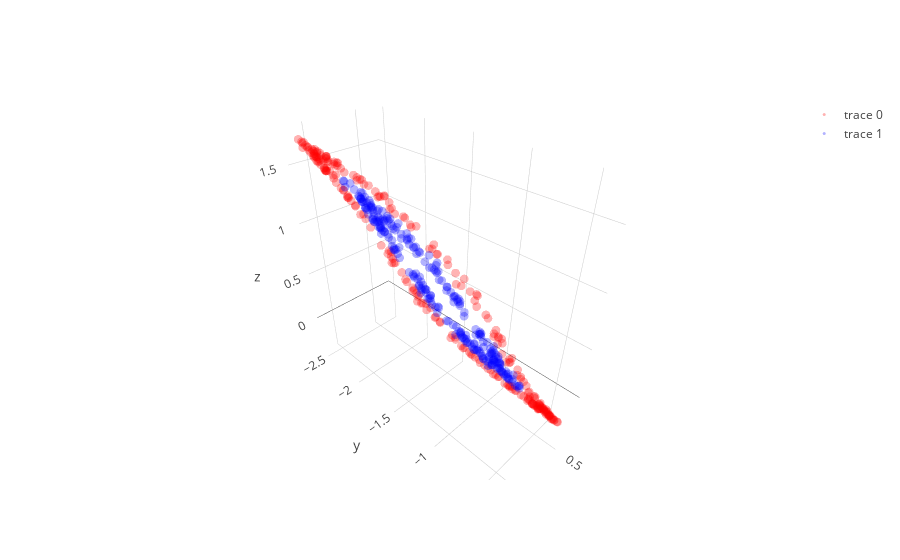
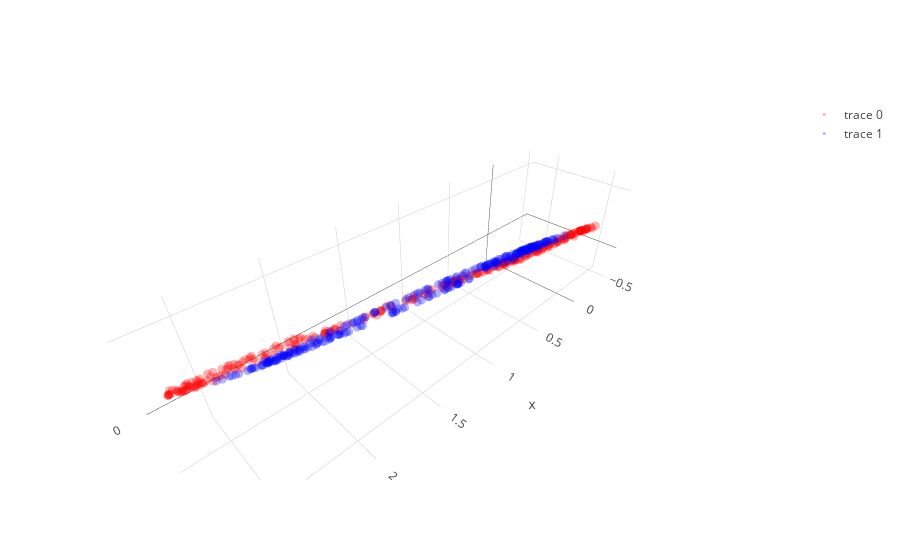

Notebook code for these charts, in order:
### Code cell
layer1,layer1_var = l1.feed_non(X)
layer1bn = l1b.feed(layer1)
layer2,layer2_var = l2.feed_non(layer1bn)
layer2bn = l2b.feed(layer2)
layer3,layer3_var = l3.feed_linear(layer2bn)


trace1 = go.Scatter3d(
    x=layer1[y==0,0],
    y=layer1[y==0,1],
    z=layer1[y==0,2],
    mode='markers',
    line=dict(color='red',width=0.5),
    marker=dict(size=3,opacity=0.3)
)
trace2 = go.Scatter3d(
    x=layer1[y==1,0],
    y=layer1[y==1,1],
    z=layer1[y==1,2],
    mode='markers',
    line=dict(color='blue',width=0.5),
    marker=dict(size=3,opacity=0.3)
)
data = [trace1,trace2]
fig  = go.Figure(data=data)
iplot(fig)


trace1 = go.Scatter3d(
    x=layer2[y==0,0],
    y=layer2[y==0,1],
    z=layer2[y==0,2],
    mode='markers',
    line=dict(color='red',width=0.5),
    marker=dict(size=3,opacity=0.3)
)
trace2 = go.Scatter3d(
    x=layer2[y==1,0],
    y=layer2[y==1,1],
    z=layer2[y==1,2],
    mode='markers',
    line=dict(color='blue',width=0.5),
    marker=dict(size=3,opacity=0.3)
)
data = [trace1,trace2]
fig  = go.Figure(data=data)
iplot(fig)

plt.figure(figsize=(8,6))
plt.scatter(layer3[y==0, 0], layer3[y==0, 1], color='red', alpha=0.5)
plt.scatter(layer3[y==1, 0], layer3[y==1, 1], color='blue', alpha=0.5)
plt.show()

### Figure 1 — Plotly figure (JSON) as saved in the notebook; plotly's stock layout.template omitted (floating-point values rounded to 4 significant figures; data arrays with more than 128 entries replaced by an {"elided": "..."} marker saying what was removed)
{"data": [{"line": {"color": "red", "width": 0.5}, "marker": {"opacity": 0.3, "size": 3}, "mode": "markers", "type": "scatter3d", "uid": "83a43d0d-bdbc-4571-902d-3a1003577225", "x": {"elided": "250 float values"}, "y": {"elided": "250 float values"}, "z": {"elided": "250 float values"}}, {"line": {"color": "blue", "width": 0.5}, "marker": {"opacity": 0.3, "size": 3}, "mode": "markers", "type": "scatter3d", "uid": "d67a74b9-3761-456a-92a2-1d43aeb0ca60", "x": {"elided": "250 float values"}, "y": {"elided": "250 float values"}, "z": {"elided": "250 float values"}}], "layout": {}}

### Figure 2 — Plotly figure (JSON) as saved in the notebook; plotly's stock layout.template omitted (floating-point values rounded to 4 significant figures; data arrays with more than 128 entries replaced by an {"elided": "..."} marker saying what was removed)
{"data": [{"line": {"color": "red", "width": 0.5}, "marker": {"opacity": 0.3, "size": 3}, "mode": "markers", "type": "scatter3d", "uid": "ab9bffb6-e172-432a-bfb9-3e3fe82d3e9a", "x": {"elided": "250 float values"}, "y": {"elided": "250 float values"}, "z": {"elided": "250 float values"}}, {"line": {"color": "blue", "width": 0.5}, "marker": {"opacity": 0.3, "size": 3}, "mode": "markers", "type": "scatter3d", "uid": "8b9c67a4-6200-4deb-9f46-4667b5d98487", "x": {"elided": "250 float values"}, "y": {"elided": "250 float values"}, "z": {"elided": "250 float values"}}], "layout": {}}
